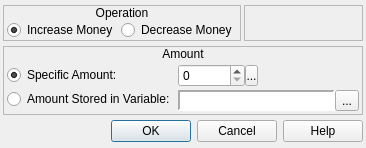
<?xml version="1.0" encoding="UTF-8"?>
<ui version="4.0">
 <class>ConfigureEvent_ChangeMoney</class>
 <widget class="QDialog" name="ConfigureEvent_ChangeMoney">
  <property name="geometry">
   <rect>
    <x>0</x>
    <y>0</y>
    <width>366</width>
    <height>148</height>
   </rect>
  </property>
  <property name="windowTitle">
   <string>Change Money</string>
  </property>
  <property name="windowIcon">
   <iconset resource="gui_icons.qrc">
    <normaloff>:/icons/openrpgmaker.png</normaloff>:/icons/openrpgmaker.png</iconset>
  </property>
  <property name="styleSheet">
   <string notr="true">.QFrame
{
	border-width: 1px;
	border-style: solid;
	border-color: palette(window-text);
}

.QFrame&gt;QLabel
{
	border-width: 0px;
	background-color: palette(window-text);
	color: palette(window);
	font-weight: bold;
}

.QFrame&gt;QCheckBox
{
	background-color: palette(window-text);
	border-width: 0px;
	border-style: none;
	color: palette(window);
	spacing: 3px;
	font-weight: bold;
	padding: 0px 0px 0px 3px;
}

.QFrame&gt;QCheckBox::indicator
{
	min-width: 8px;
	max-width: 8px;
	min-height: 8px;
	max-height: 8px;
	width: 8px;
	height: 8px;
	border-width: 2px;
	border-radius: 0px;
	border-style: ridge;
	border-color: palette(mid);
}

.QFrame&gt;QCheckBox::indicator:unchecked
{
	background-color: palette(base);
}

.QFrame&gt;QCheckBox::indicator:checked
{
	background-color: palette(window-text);
}

.QFrame&gt;QCheckBox::indicator:hover
{
	border-color: palette(highlight);
}</string>
  </property>
  <layout class="QVBoxLayout" name="verticalLayout">
   <property name="spacing">
    <number>3</number>
   </property>
   <property name="margin">
    <number>3</number>
   </property>
   <item>
    <widget class="QWidget" name="widget_8" native="true">
     <property name="sizePolicy">
      <sizepolicy hsizetype="Preferred" vsizetype="Fixed">
       <horstretch>0</horstretch>
       <verstretch>0</verstretch>
      </sizepolicy>
     </property>
     <layout class="QHBoxLayout" name="horizontalLayout_4">
      <property name="spacing">
       <number>3</number>
      </property>
      <property name="margin">
       <number>0</number>
      </property>
      <item>
       <widget class="QFrame" name="frame_3">
        <property name="sizePolicy">
         <sizepolicy hsizetype="Preferred" vsizetype="Fixed">
          <horstretch>0</horstretch>
          <verstretch>0</verstretch>
         </sizepolicy>
        </property>
        <property name="frameShape">
         <enum>QFrame::StyledPanel</enum>
        </property>
        <property name="frameShadow">
         <enum>QFrame::Raised</enum>
        </property>
        <layout class="QVBoxLayout" name="verticalLayout_8">
         <property name="spacing">
          <number>0</number>
         </property>
         <property name="margin">
          <number>0</number>
         </property>
         <item>
          <widget class="QLabel" name="label_3">
           <property name="sizePolicy">
            <sizepolicy hsizetype="Preferred" vsizetype="Fixed">
             <horstretch>0</horstretch>
             <verstretch>0</verstretch>
            </sizepolicy>
           </property>
           <property name="text">
            <string>Operation</string>
           </property>
           <property name="alignment">
            <set>Qt::AlignCenter</set>
           </property>
          </widget>
         </item>
         <item>
          <widget class="QWidget" name="widget_4" native="true">
           <layout class="QHBoxLayout" name="horizontalLayout_2">
            <property name="spacing">
             <number>3</number>
            </property>
            <property name="leftMargin">
             <number>3</number>
            </property>
            <property name="topMargin">
             <number>0</number>
            </property>
            <property name="rightMargin">
             <number>3</number>
            </property>
            <property name="bottomMargin">
             <number>0</number>
            </property>
            <item>
             <widget class="QRadioButton" name="rbIncreaseMoney">
              <property name="text">
               <string>Increase Money</string>
              </property>
              <property name="checked">
               <bool>true</bool>
              </property>
             </widget>
            </item>
            <item>
             <widget class="QRadioButton" name="rbDecreaseMoney">
              <property name="text">
               <string>Decrease Money</string>
              </property>
             </widget>
            </item>
           </layout>
          </widget>
         </item>
        </layout>
       </widget>
      </item>
      <item>
       <widget class="QFrame" name="frame">
        <property name="frameShape">
         <enum>QFrame::StyledPanel</enum>
        </property>
        <property name="frameShadow">
         <enum>QFrame::Raised</enum>
        </property>
       </widget>
      </item>
     </layout>
    </widget>
   </item>
   <item>
    <widget class="QFrame" name="frame_5">
     <property name="sizePolicy">
      <sizepolicy hsizetype="Preferred" vsizetype="Fixed">
       <horstretch>0</horstretch>
       <verstretch>0</verstretch>
      </sizepolicy>
     </property>
     <property name="frameShape">
      <enum>QFrame::StyledPanel</enum>
     </property>
     <property name="frameShadow">
      <enum>QFrame::Raised</enum>
     </property>
     <layout class="QVBoxLayout" name="verticalLayout_9">
      <property name="spacing">
       <number>0</number>
      </property>
      <property name="margin">
       <number>0</number>
      </property>
      <item>
       <widget class="QLabel" name="label_4">
        <property name="sizePolicy">
         <sizepolicy hsizetype="Preferred" vsizetype="Fixed">
          <horstretch>0</horstretch>
          <verstretch>0</verstretch>
         </sizepolicy>
        </property>
        <property name="text">
         <string>Amount</string>
        </property>
        <property name="alignment">
         <set>Qt::AlignCenter</set>
        </property>
       </widget>
      </item>
      <item>
       <widget class="QWidget" name="widget_5" native="true">
        <layout class="QHBoxLayout" name="horizontalLayout_5">
         <property name="spacing">
          <number>3</number>
         </property>
         <property name="margin">
          <number>3</number>
         </property>
         <item>
          <widget class="QWidget" name="widget_7" native="true">
           <property name="sizePolicy">
            <sizepolicy hsizetype="Fixed" vsizetype="Preferred">
             <horstretch>0</horstretch>
             <verstretch>0</verstretch>
            </sizepolicy>
           </property>
           <layout class="QVBoxLayout" name="verticalLayout_11">
            <property name="spacing">
             <number>3</number>
            </property>
            <property name="margin">
             <number>0</number>
            </property>
            <item>
             <widget class="QRadioButton" name="rbSpecificAmount">
              <property name="sizePolicy">
               <sizepolicy hsizetype="Fixed" vsizetype="Fixed">
                <horstretch>0</horstretch>
                <verstretch>0</verstretch>
               </sizepolicy>
              </property>
              <property name="text">
               <string>Specific Amount:</string>
              </property>
              <property name="checked">
               <bool>true</bool>
              </property>
             </widget>
            </item>
            <item>
             <widget class="QRadioButton" name="rbStoredAmount">
              <property name="sizePolicy">
               <sizepolicy hsizetype="Fixed" vsizetype="Fixed">
                <horstretch>0</horstretch>
                <verstretch>0</verstretch>
               </sizepolicy>
              </property>
              <property name="text">
               <string>Amount Stored in Variable:</string>
              </property>
             </widget>
            </item>
           </layout>
          </widget>
         </item>
         <item>
          <widget class="QWidget" name="widget_12" native="true">
           <layout class="QVBoxLayout" name="verticalLayout_10">
            <property name="spacing">
             <number>3</number>
            </property>
            <property name="margin">
             <number>0</number>
            </property>
            <item>
             <widget class="QWidget" name="wAmount" native="true">
              <property name="sizePolicy">
               <sizepolicy hsizetype="Fixed" vsizetype="Fixed">
                <horstretch>0</horstretch>
                <verstretch>0</verstretch>
               </sizepolicy>
              </property>
              <layout class="QHBoxLayout" name="horizontalLayout_6">
               <property name="spacing">
                <number>0</number>
               </property>
               <property name="margin">
                <number>0</number>
               </property>
               <item>
                <widget class="QSpinBox" name="sbAmount">
                 <property name="sizePolicy">
                  <sizepolicy hsizetype="Preferred" vsizetype="Fixed">
                   <horstretch>0</horstretch>
                   <verstretch>0</verstretch>
                  </sizepolicy>
                 </property>
                 <property name="accelerated">
                  <bool>true</bool>
                 </property>
                 <property name="maximum">
                  <number>999999</number>
                 </property>
                </widget>
               </item>
               <item>
                <widget class="SpinBoxSideButton" name="bAmountSideButton">
                 <property name="minimumSize">
                  <size>
                   <width>13</width>
                   <height>21</height>
                  </size>
                 </property>
                 <property name="maximumSize">
                  <size>
                   <width>13</width>
                   <height>21</height>
                  </size>
                 </property>
                 <property name="text">
                  <string>...</string>
                 </property>
                 <property name="icon">
                  <iconset resource="gui_icons.qrc">
                   <normaloff>:/icons/spinBoxSideButton.png</normaloff>:/icons/spinBoxSideButton.png</iconset>
                 </property>
                 <property name="iconSize">
                  <size>
                   <width>8</width>
                   <height>16</height>
                  </size>
                 </property>
                </widget>
               </item>
              </layout>
             </widget>
            </item>
            <item>
             <widget class="QWidget" name="wAmountVariable" native="true">
              <property name="sizePolicy">
               <sizepolicy hsizetype="Preferred" vsizetype="Fixed">
                <horstretch>0</horstretch>
                <verstretch>0</verstretch>
               </sizepolicy>
              </property>
              <layout class="QHBoxLayout" name="horizontalLayout_37">
               <property name="spacing">
                <number>0</number>
               </property>
               <property name="margin">
                <number>0</number>
               </property>
               <item>
                <widget class="QLabel" name="lblAmountVariable">
                 <property name="sizePolicy">
                  <sizepolicy hsizetype="Preferred" vsizetype="Preferred">
                   <horstretch>0</horstretch>
                   <verstretch>0</verstretch>
                  </sizepolicy>
                 </property>
                 <property name="minimumSize">
                  <size>
                   <width>150</width>
                   <height>0</height>
                  </size>
                 </property>
                 <property name="font">
                  <font>
                   <family>Monospace</family>
                  </font>
                 </property>
                 <property name="styleSheet">
                  <string notr="true">background-color: palette(base);</string>
                 </property>
                 <property name="frameShape">
                  <enum>QFrame::Panel</enum>
                 </property>
                 <property name="frameShadow">
                  <enum>QFrame::Sunken</enum>
                 </property>
                 <property name="lineWidth">
                  <number>2</number>
                 </property>
                 <property name="text">
                  <string/>
                 </property>
                </widget>
               </item>
               <item>
                <widget class="QToolButton" name="bBrowseAmountVariables">
                 <property name="text">
                  <string>...</string>
                 </property>
                 <property name="icon">
                  <iconset resource="gui_icons.qrc">
                   <normaloff>:/icons/fileopen.png</normaloff>:/icons/fileopen.png</iconset>
                 </property>
                </widget>
               </item>
              </layout>
             </widget>
            </item>
           </layout>
          </widget>
         </item>
        </layout>
       </widget>
      </item>
     </layout>
    </widget>
   </item>
   <item>
    <widget class="QDialogButtonBox" name="buttonBox">
     <property name="orientation">
      <enum>Qt::Horizontal</enum>
     </property>
     <property name="standardButtons">
      <set>QDialogButtonBox::Cancel|QDialogButtonBox::Help|QDialogButtonBox::Ok</set>
     </property>
    </widget>
   </item>
  </layout>
 </widget>
 <customwidgets>
  <customwidget>
   <class>SpinBoxSideButton</class>
   <extends>QToolButton</extends>
   <header>spinboxsidebutton.h</header>
  </customwidget>
 </customwidgets>
 <resources>
  <include location="gui_icons.qrc"/>
 </resources>
 <connections>
  <connection>
   <sender>buttonBox</sender>
   <signal>accepted()</signal>
   <receiver>ConfigureEvent_ChangeMoney</receiver>
   <slot>accept()</slot>
   <hints>
    <hint type="sourcelabel">
     <x>248</x>
     <y>254</y>
    </hint>
    <hint type="destinationlabel">
     <x>157</x>
     <y>274</y>
    </hint>
   </hints>
  </connection>
  <connection>
   <sender>buttonBox</sender>
   <signal>rejected()</signal>
   <receiver>ConfigureEvent_ChangeMoney</receiver>
   <slot>reject()</slot>
   <hints>
    <hint type="sourcelabel">
     <x>316</x>
     <y>260</y>
    </hint>
    <hint type="destinationlabel">
     <x>286</x>
     <y>274</y>
    </hint>
   </hints>
  </connection>
 </connections>
</ui>
